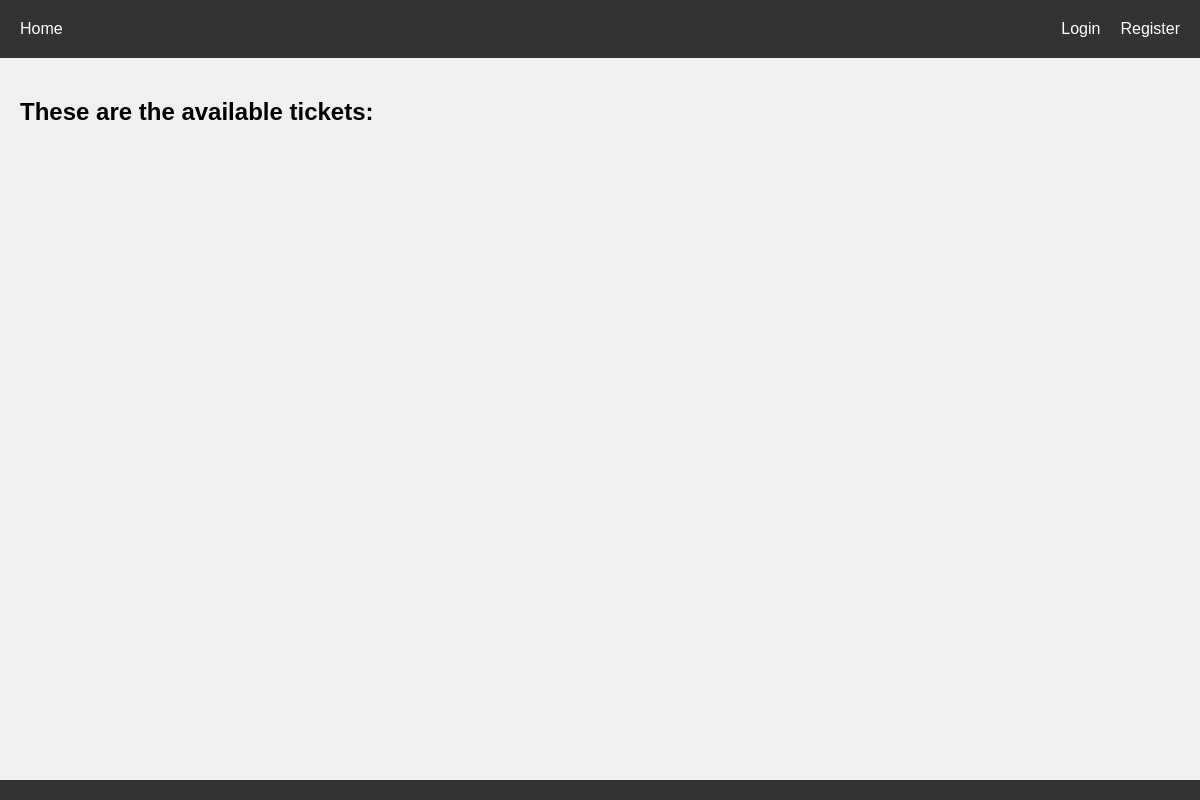
Page /tickets/tickets on the earlier database version.
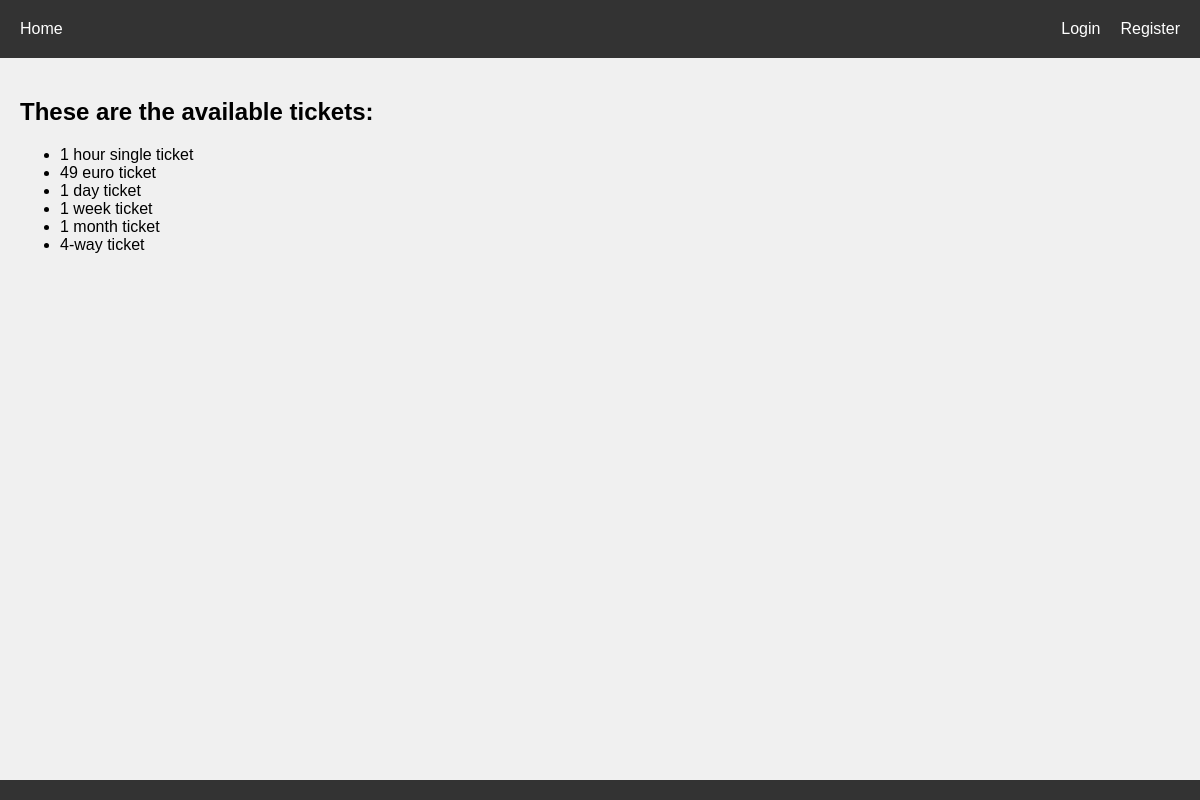
Same page on the later database version.
### tickets/models.py (models this page shows, shortened)
class Tickets(models.Model):
    name = models.CharField(max_length=24)
    text = models.TextField()
    created = models.DateTimeField(auto_now_add=True)

### tickets/views.py (the view)
# urls.py: path('tickets', views.list),
def list(request):
    all_tickets = Tickets.objects.all()
    return render(request, 'tickets/tickets_list.html', {'tickets': all_tickets})

### tickets/templates/tickets/tickets_list.html
{% extends "base.html" %}
{% block content %}
<h2>These are the available tickets:</h2>
    <ul>
        {% for ticket in tickets %}
            <li>{{ ticket.name }}</li>
        {% endfor %}
    </ul>
{% endblock %}

Differences in the rows shown:
added Tickets: name "1 hour single ticket"
added Tickets: name "49 euro ticket"
added Tickets: name "1 day ticket"
added Tickets: name "1 week ticket"
added Tickets: name "1 month ticket"
added Tickets: name "4-way ticket"
